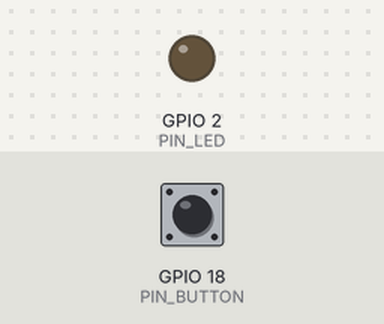
Recording of a sketch running on a simulated ESP32. Shown: output pins drawn as LEDs (lit = HIGH). The inputs (shaded band) are chosen by the test bench; at power-on: GPIO 18 (PIN_BUTTON) HIGH. What the sketch prints to the serial monitor is not drawn.

Above: at 1.2 s.
1.3 s: GPIO 18 (PIN_BUTTON) pulled LOW for 0.15 s
At 1.39 s:
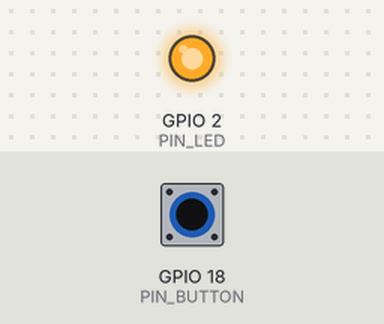
2.9 s: GPIO 18 (PIN_BUTTON) pulled LOW for 3.2 s
At 7.4 s:
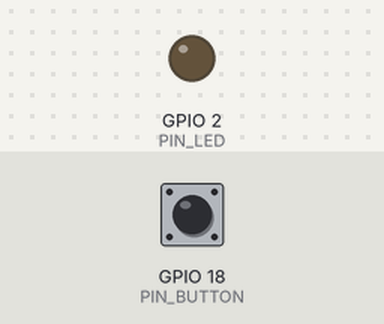
Timing chart, 0 to 8.9 s (numbered marks = the images above; inputs shaded):
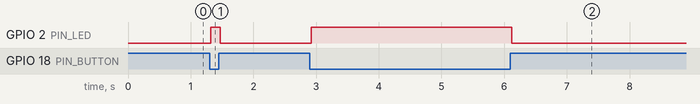

Measured:
- after the input at 1.3 s, GPIO 2 (PIN_LED): LOW → HIGH at once, → LOW 0.15 s later
- after the input at 2.9 s, GPIO 2 (PIN_LED): LOW → HIGH at once, → LOW 3.2 s later

The sketch:

button_test.ino
```cpp
/*
 * Auris pointer — button-only bring-up test.
 *
 * WIRING — bare 4-leg momentary switch (the intended case)
 *
 *   ESP32 D18 (bottom row, between D5 and D19) -- switch leg A
 *   ESP32 GND (bottom row, next to 3V3)       -- switch leg B, on the OPPOSITE
 *                                                side of the switch
 *   switch legs C and D   --  unused
 *   No VCC anywhere on the switch.
 *
 *   GPIO18 is configured INPUT_PULLUP, so the pin idles HIGH (btn=0) and a press
 *   closes it to GND (btn=1). The internal pull-up replaces the VCC connection: a
 *   bare switch is a contact, not a powered device.
 *
 * WIRING — 3-pin button module labelled VCC / GND / OUT (if that is what you have)
 *
 *   module VCC  --  3V3 (bottom row, next to GND)
 *   module GND  --  GND (bottom row, next to 3V3)
 *   module OUT  --  D18 (GPIO18, bottom row between D5 and D19)
 *
 *   Most such modules present an active-low open-drain output, so the internal
 *   pull-up is harmless and a press still reads as btn=1.
 *
 * DO NOT connect VCC and GND directly to two legs of a bare switch. On a
 * standard 4-leg tact switch the two legs on one side are internally joined;
 * the other pair is joined too, and pressing bridges the pairs. VCC on one leg
 * and GND on any other is therefore a short of the 3.3 V rail while pressed —
 * or permanently, if both are on the same side. If "VCC, GND, signal" seemed to
 * work, it was either a module with its own pull-up or a leg pairing that was
 * not what it looked like. Use the two-wire arrangement above.
 *
 * Purpose: prove one switch on one pin, with no Wi-Fi, no ToF and no IMU in the
 *          way. It samples at 1 kHz, debounces for 20 ms, and prints one column —
 *          `btn`, 1 while the button is pressed and 0 while it is not. Nothing
 *          else is reported: no timing, no counters, no statistics. The onboard
 *          LED mirrors the same debounced state.
 *
 * Output:  a `btn` header followed by one value per line, 10 times a second, so
 *          the column can be watched while the switch is pressed and released.
 *          The header repeats every five seconds for a monitor that attaches late.
 *
 * Build:   arduino-cli compile --profile button-test
 * Flash:   arduino-cli upload  --profile button-test --port /dev/ttyUSB0
 * Monitor: arduino-cli monitor --port /dev/ttyUSB0 --config baudrate=115200
 */

#include <Arduino.h>

/** Button input: pointer bottom-row label D18 (between D5 and D19), same pin the deployed pointer uses. */
static constexpr uint8_t PIN_BUTTON = 18;
/** Onboard LED; mirrors the debounced button state. */
static constexpr uint8_t PIN_LED = 2;

/** Debounce interval in milliseconds; a raw level must persist this long to be accepted. */
static constexpr uint32_t DEBOUNCE_MS = 20;
/** Sampling period in microseconds (1 kHz, fast enough to see chatter). */
static constexpr uint32_t SAMPLE_PERIOD_US = 1000;
/** Column print period in milliseconds (10 Hz: watchable, and still shows liveness). */
static constexpr uint32_t PRINT_PERIOD_MS = 100;
/** Header repeat interval in milliseconds. */
static constexpr uint32_t HEADER_PERIOD_MS = 5000;

/** Last raw pin interpretation: true when the pin reads LOW (pressed). */
static bool g_raw = false;
/** Debounced state: true when the button is accepted as pressed; this is the printed column. */
static bool g_stable = false;
/** Time of the last raw change, in milliseconds; starts the debounce window. */
static uint32_t g_rawChangedMs = 0;
/** Last sample time, in microseconds. */
static uint32_t g_lastSampleUs = 0;
/** Last column print, in milliseconds. */
static uint32_t g_lastPrintMs = 0;
/** Last header print, in milliseconds. */
static uint32_t g_lastHeaderMs = 0;

/**
 * Drive the onboard LED.
 *
 * @param on True to light the LED, false to extinguish it.
 */
static void setLed(bool on) {
  digitalWrite(PIN_LED, on ? HIGH : LOW);
}

/**
 * Print the column header, with the same width as the values below it.
 */
static void printHeader() {
  Serial.printf("%-3s\n", "btn");
}

/**
 * Print the single column: 1 while pressed, 0 while released.
 */
static void printColumn() {
  Serial.printf("%-3d\n", g_stable ? 1 : 0);
}

/**
 * Print the wiring reminder and the boot-time input state.
 *
 * A pressed reading at boot means the pin is already low: either the switch is
 * held, its legs are on the same side of the contact, or something is shorting
 * GPIO18 to ground. The test keeps running so the behaviour can still be
 * observed in the column.
 */
static void printBanner() {
  Serial.println();
  Serial.println("# Auris button-only test");
  Serial.println("# bare switch: GPIO18 -> leg A, GND -> opposite leg B, no VCC");
  Serial.println("# 3-pin module: VCC -> 3V3, GND -> GND, OUT -> GPIO18");
  Serial.printf("# GPIO%u INPUT_PULLUP, debounce %lu ms\n",
                PIN_BUTTON, static_cast<unsigned long>(DEBOUNCE_MS));
  Serial.printf("# boot state: btn=%d\n", g_raw ? 1 : 0);
  if (g_raw) {
    Serial.println("# WARNING: input is already low at boot. If the button is"
                   " untouched, check the leg pairing or a short.");
    Serial.println("# A bare switch must not have VCC on any leg.");
  }
  Serial.println("# btn=1 while pressed, btn=0 while released");
  printHeader();
}

/**
 * Sample the pin and run the debounce state machine.
 *
 * A raw change restarts the debounce window; the state is accepted only once the
 * raw level has been stable for DEBOUNCE_MS. Only the accepted state is printed,
 * so contact chatter inside the window never reaches the column.
 *
 * @param nowMs Current `millis()` value.
 */
static void sampleButton(uint32_t nowMs) {
  const bool raw = digitalRead(PIN_BUTTON) == LOW;
  if (raw != g_raw) {
    g_raw = raw;
    g_rawChangedMs = nowMs;
  }

  if (g_raw == g_stable || nowMs - g_rawChangedMs < DEBOUNCE_MS) {
    return;
  }

  g_stable = g_raw;
}

/** Configure the pin and LED, read the initial state, and print the banner. */
void setup() {
  Serial.begin(115200);
  pinMode(PIN_LED, OUTPUT);
  pinMode(PIN_BUTTON, INPUT_PULLUP);
  setLed(false);

  g_raw = digitalRead(PIN_BUTTON) == LOW;
  g_stable = false;  // force the debounce to accept the boot state after DEBOUNCE_MS
  g_rawChangedMs = millis();

  printBanner();
  g_lastPrintMs = millis();
  g_lastHeaderMs = millis();
  g_lastSampleUs = micros();
  Serial.flush();
}

/**
 * Superloop: sample at 1 kHz, mirror the state on the LED, print the column at 10 Hz.
 *
 * Nothing here blocks on USB or on any peripheral.
 */
void loop() {
  const uint32_t nowUs = micros();
  if (nowUs - g_lastSampleUs >= SAMPLE_PERIOD_US) {
    g_lastSampleUs = nowUs;
    sampleButton(millis());
  }

  setLed(g_stable);

  const uint32_t nowMs = millis();
  if (nowMs - g_lastPrintMs >= PRINT_PERIOD_MS) {
    g_lastPrintMs = nowMs;
    if (nowMs - g_lastHeaderMs >= HEADER_PERIOD_MS) {
      g_lastHeaderMs = nowMs;
      printHeader();
    }
    printColumn();
  }
}
```
